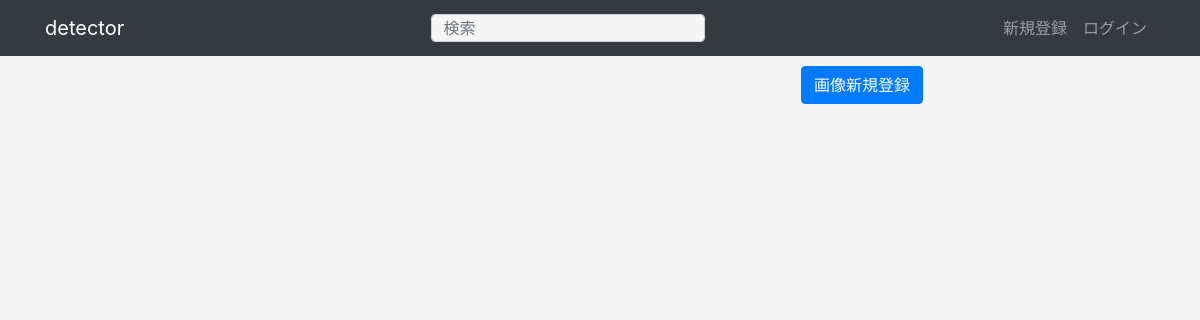
Before: / with the older database file.
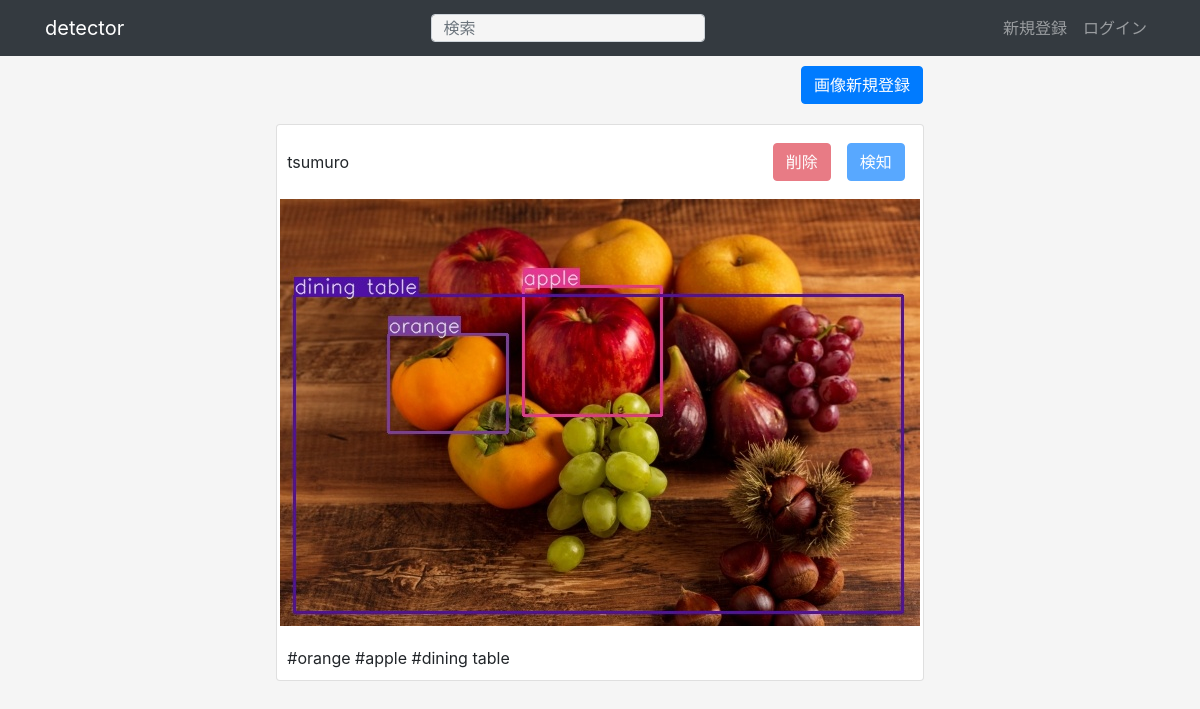
After: the same page with the newer database file.
### apps/crud/models.py (models this page shows, shortened)
class User(db.Model, UserMixin):
  __tablename__ = "users"
  id = db.Column(db.Integer, primary_key=True)
  username = db.Column(db.String, index=True)
  email = db.Column(db.String, unique=True, index=True)
  password_hash = db.Column(db.String)
  created_at = db.Column(db.DateTime, default=datetime.now)
  updated_at = db.Column(
    db.DateTime, default=datetime.now, onupdate=datetime.now
  )
  @property
  def password(self):
    raise AttributeError("読み取り不可")

### apps/detector/models.py (models this page shows)
class UserImage(db.Model):
  __tablename__ = "user_images"
  id = db.Column(db.Integer, primary_key=True)
  user_id = db.Column(db.String, db.ForeignKey("users.id"))
  image_path = db.Column(db.String)
  is_detected = db.Column(db.Boolean, default=False)
  created_at = db.Column(db.DateTime, default=datetime.now)
  updated_at = db.Column(
    db.DateTime, default=datetime.now, onupdate=datetime.now
  )

class UserImageTag(db.Model):
  __tablename__ = "user_image_tags"
  id = db.Column(db.Integer, primary_key=True)
  user_image_id = db.Column(db.String, db.ForeignKey("user_images.id"))
  tag_name = db.Column(db.String)
  created_at = db.Column(db.DateTime, default=datetime.now)
  updated_at = db.Column(
    db.DateTime, default=datetime.now, onupdate=datetime.now
  )

### apps/detector/views.py (the view)
@dt.route("/")
def index():
    user_images = (
        db.session.query(User, UserImage)
        .join(UserImage)
        .filter(User.id == UserImage.user_id)
        .all()
    )
    user_image_tag_dict = {}
    for user_image in user_images:
        user_image_tags = (
            db.session.query(UserImageTag)
            .filter(UserImageTag.user_image_id == user_image.UserImage.id)
            .all()
        )
        user_image_tag_dict[user_image.UserImage.id] = user_image_tags
    detector_form = DetectorForm()
    delete_form = DeleteForm()
    return render_template(
        "detector/index.html",
        user_images=user_images,
        user_image_tag_dict=user_image_tag_dict,
        detector_form=detector_form,
        delete_form=delete_form
    )

### apps/detector/forms.py
class DetectorForm(FlaskForm):
  submit = SubmitField("検知")

class DeleteForm(FlaskForm):
  submit = SubmitField("削除")

### apps/detector/templates/detector/index.html (shortened to what this page needs)
{% extends "detector/base.html" %} {% block content %}
<div class="col-md-10 text-right dt-image-register-btn">
  <a href="{{ url_for('detector.upload_image') }}" class="btn btn-primary">画像新規登録</a>
</div>
{% for user_image in user_images %}
<div class="card col-md-7 dt-image-content">
  <header class="d-flex justify-content-between">
    <div class="dt-image-username">{{ user_image.User.username }}</div>
    <div class="d-flex flex-row-reerse">
      <div class="p-2">
        <form
          action="{{ url_for('detector.delete_image', image_id=user_image.UserImage.id) }}"
          method="POST"
        >
          {% if current_user.id == user_image.User.id %}
            {{ delete_form.submit(class="btn btn-danger") }}
          {% else %}
            {{ delete_form.submit(class="btn btn-danger", disabled="disabled") }}
          {% endif %}
        </form>
      </div>
      <div class="p-2">
        <form
          action="{{ url_for('detector.detect', image_id=user_image.UserImage.id) }}"
          method="POST"
        >
          {% if current_user.id == user_image.User.id and user_image.UserImage.is_detected == False %}
            {{ detector_form.submit(class="btn btn-primary") }}
          {% else %}
            {{ detector_form.submit(class="btn btn-primary", disabled="disabled") }}
          {% endif %}
        </form>
      </div>
    </div>
  </header>
  <section>
    <img
      src="{{ url_for('detector.image_file',
          filename=user_image.UserImage.image_path) }}"
      alt="アップロード画像"
    />
  </section>
  <footer>
    {% for tag in user_image_tag_dict[user_image.UserImage.id] %}
      #{{ tag.tag_name }}
    {% endfor %}
  </footer>
</div>
{% endfor %} {% endblock %}

### apps/detector/templates/detector/base.html (shortened to what this page needs)
<!DOCTYPE html>
<html lang="ja">
<head>
  <link
    rel="stylesheet"
    href="{{ url_for('static', filename='css/bootstrap.min.css') }}"
  />
  <link
    rel="stylesheet"
    href="{{ url_for('static', filename='css/style.css') }}"
  />
</head>
<body>
  <nav class="navbar navbar-expand-lg navbar-dark bg-dark">
    <div class="container">
      <a class="navbar-brand " href="{{ url_for('detector.index') }}">detector</a>
      {% if url_for(request.endpoint) == url_for('detector.index') or
      url_for(request.endpoint) == url_for('detector.search') %}
        <div class="btn-group">
          <form
            method="GET"
            action="{{ url_for('detector.search') }}"
            name="dtSearchForm"
          >
            {% if request.args.get("search") %}
              <input
                type="search"
                id="dt-search"
                class="form-control col-md-12 dt-search"
                placeholder="検索"
                name="search"
                value="{{ request.args.get('search') }}"
              />
            {% else %}
              <input
                type="search"
                id="dt-search"
                class="form-control col-md-12 dt-search"
                placeholder="検索"
                name="search"
              />
            {% endif %}
          </form>
        </div>
      {% endif %}
      <ul class="navbar-nav">
        {% if current_user.is_authenticated %}
          <li class="nav-item">
            <span class="nav-link">{{ current_user.username }}</span>
          </li>
          <li class="nav-item">
            <a href="{{ url_for('auth.logout') }}" class="nav-link">ログアウト</a>
          </li>
        {% else %}
          <li class="nav-item">
            <a class="nav-link" href="{{ url_for('auth.signup') }}">新規登録</a>
          </li>
          <li class="nav-item">
            <a class="nav-link" href="{{ url_for('auth.login') }}">ログイン</a>
          </li>
        {% endif %}
      </ul>
    </div>
  </nav>
  <section class="container">
    {% block content %}{% endblock %}
  </section>
</body>
</html>

### apps/static/css/style.css (style rules this page uses)
body { background-color: #f5f5f5; }
input[type="search"] { background-color: #f5f5f5; }
.dt-search { height: 28px !important; }
.dt-image-content { margin: 20px auto; padding: 0; }
.dt-image-username { padding-top: 15px; }
.dt-image-register-btn { padding: 10px 47px 0 0; }
.dt-image-content header { padding: 10px 10px 0 10px; }
.dt-image-content section { padding: 10px 0; margin: auto; }
.dt-image-content footer { padding: 10px; }
.dt-image-content section img { width: 100%; }

Changed rows visible on the page:
now on this page (row unchanged): User: User.username "tsumuro", image_path (picture)
added UserImageTag: tag_name "orange"
added UserImageTag: tag_name "apple"
added UserImageTag: tag_name "dining table"
